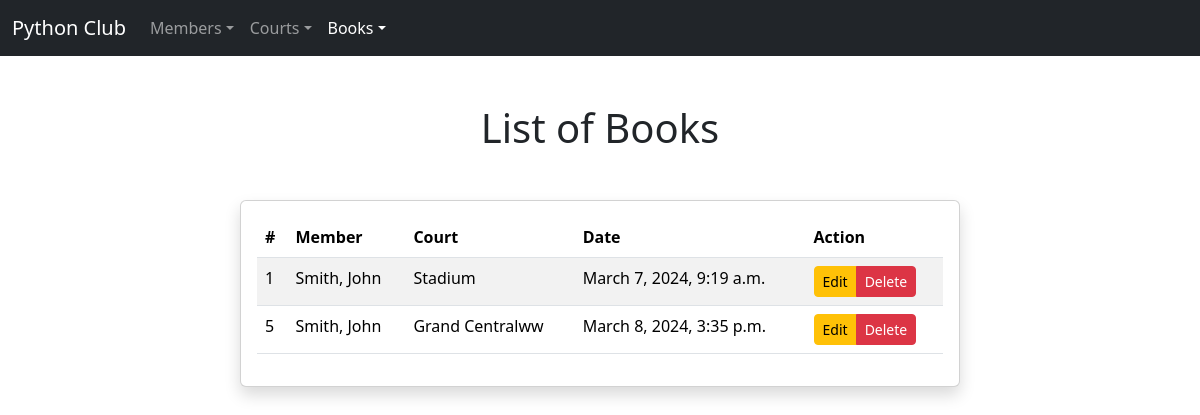
The page /books/ on the database its author committed.
### club/models.py (models this page shows, shortened)
class Book(models.Model):
    id = models.AutoField(primary_key=True)
    member = models.ForeignKey(Member, on_delete=models.CASCADE)
    court = models.ForeignKey(Court, on_delete=models.CASCADE)
    date = models.DateTimeField()

class Member(models.Model):
    CATEGORIES =[
        ('Infant', 'Infant'),
        ('Junior', 'Junior'),
        ('Adult', 'Adult'),
        ('Senior', 'Senior'),
    ]
    id = models.AutoField(primary_key=True)
    full_name = models.CharField(max_length=100)
    phone = models.IntegerField()
    birth_date = models.DateField()
    category = models.CharField(max_length=20, choices=CATEGORIES)
    def __str__(self):
        return self.full_name

class Court(models.Model):
    TYPES = [
        ('t', 'Tenis'),
        ('p', 'Pádel'),
    ]
    id = models.AutoField(primary_key=True)
    description = models.CharField(max_length=50)
    type = models.CharField(max_length=1, choices=TYPES)

### club/views.py (the view)
# urls.py: path('books/', views.book_all, name='book_all'),
def book_all(request):
    books = Book.objects.all()
    return render(request, 'book/book_all.html', {'books': books})

### club/templates/book/book_All.html (shortened to what this page needs)
{% extends 'base.html' %}
{% block content %}
<h1 class="text-center mb-4">List of Books</h1>
<div class="container mt-5">
  <div class="row justify-content-center">
    <div class="col-md-8">
      <div class="card shadow">
        <div class="card-body">
          <div class="table-responsive">
            <table class="table table-striped">
              <thead>
                <tr>
                  <th scope="col">#</th>
                  <th scope="col">Member</th>
                  <th scope="col">Court</th>
                  <th scope="col">Date</th>
                  <th scope="col">Action</th>
                </tr>
              </thead>
              <tbody>
                {% for book in books %}
                <tr>
                  <td>{{ book.id }}</td>
                  <td>{{ book.member.full_name }}</td>
                  <td>{{ book.court.description }}</td>
                  <td>{{ book.date }}</td>
                  <td>
                    <div class="btn-group" role="group">
                      <a href="{% url 'book_edit' book.id %}" class="btn btn-warning btn-sm">Edit</a>
                      <button type="button" class="btn btn-danger btn-sm" data-bs-toggle="modal" data-bs-target="#confirmDelete{{ book.id }}">Delete</button>
                    </div>
                  </td>
                </tr>
                {% endfor %}
              </tbody>
            </table>
          </div>
        </div>
      </div>
    </div>
  </div>
</div>
{% endblock %}

### rows shown on the page
Book: id "1", member.full_name "Smith, John", court.description "Stadium", date "March 7, 2024, 9:19 a.m."
Book: id "5", member.full_name "Smith, John", court.description "Grand Centralww", date "March 8, 2024, 3:35 p.m."
